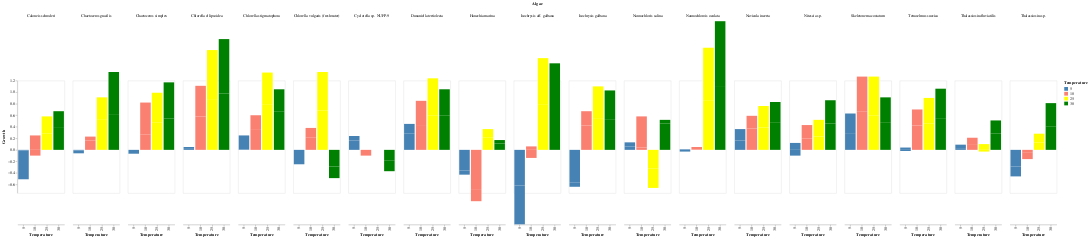

Here is the notebook cell this chart was saved with:
### Markdown cell above
**Create a Grouped Bar Chart with a Slider that Controls `Lux` Values**

### Code cell
pink_blue = alt.Scale(domain=(5, 10, 25, 30),
                      range=["steelblue", "salmon", "yellow", "green"])

slider = alt.binding_range(min=2500, max=5000, step=2500)
select_lux = alt.selection_single(name="Lux", fields=['Lux'], bind=slider)

alt.Chart(df_jan).mark_bar().encode(
    x=alt.X('Temperature:N'),
    y=alt.Y('Growth:Q', scale=alt.Scale(domain=(-.75, 1.2)), axis=alt.Axis(grid=False)),
    color=alt.Color('Temperature:N', scale=pink_blue),
    column='Algae'
).properties(
    width=125
).add_selection(
    select_lux
).transform_filter(
    select_lux
)

### Figure 1 — Vega-Lite specification as saved in the notebook (floating-point values rounded to 4 significant figures; data arrays with more than 128 entries replaced by an {"elided": "..."} marker saying what was removed)
{"$schema": "https://vega.github.io/schema/vega-lite/v2.4.3.json", "config": {"view": {"height": 300, "width": 400}}, "data": {"values": {"elided": "152 records"}}, "encoding": {"color": {"field": "Temperature", "scale": {"domain": [5, 10, 25, 30], "range": ["steelblue", "salmon", "yellow", "green"]}, "type": "nominal"}, "column": {"field": "Algae", "type": "nominal"}, "x": {"field": "Temperature", "type": "nominal"}, "y": {"axis": {"grid": false}, "field": "Growth", "scale": {"domain": [-0.75, 1.2]}, "type": "quantitative"}}, "mark": "bar", "selection": {"Lux": {"bind": {"input": "range", "max": 5000, "min": 2500, "step": 2500}, "empty": "all", "fields": ["Lux"], "on": "click", "resolve": "global", "type": "single"}}, "transform": [{"filter": {"selection": "Lux"}}], "width": 125}
